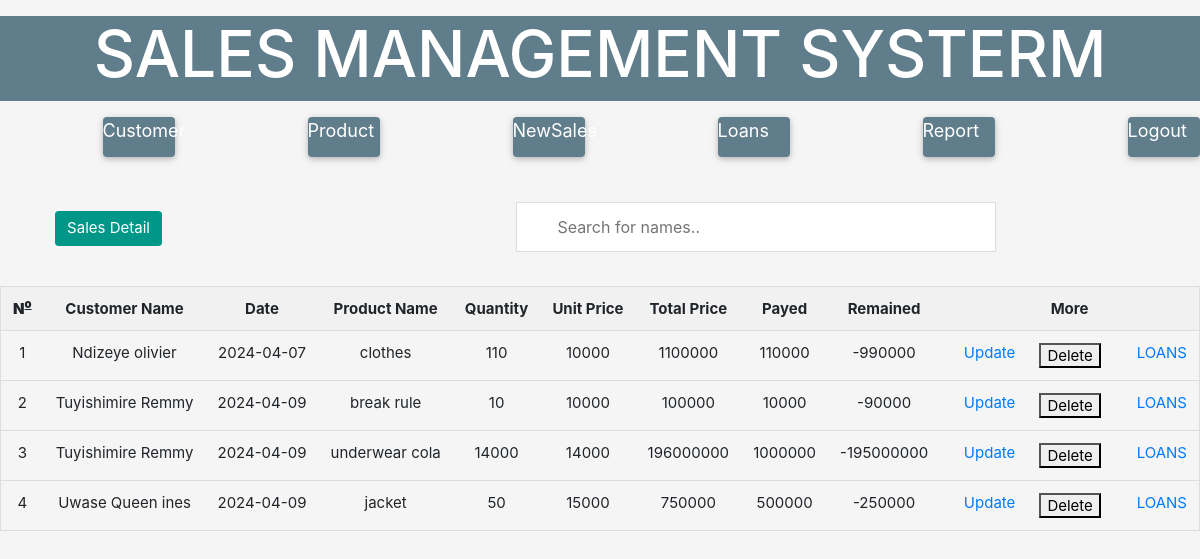
The page /stockin.php (signed in) on the database its author committed.
### tables this page shows
CREATE TABLE `stock_in` (
  `St_id` int(11) NOT NULL,
  `product_id` int(11) NOT NULL,
  `Date` date NOT NULL,
  `customer_name` varchar(255) NOT NULL,
  `Quantity` int(11) NOT NULL,
  `Unit_price` int(11) NOT NULL,
  `Total_price` int(11) NOT NULL,
  `payment` int(11) NOT NULL,
  `remained` int(11) NOT NULL
);

CREATE TABLE `products` (
  `productid` int(11) NOT NULL,
  `Product_name` varchar(255) NOT NULL
);

### stockin.php (the view, shortened to what this page needs)
<?php
    include("conn.php");
?>
<!DOCTYPE html>
<html lang="en">
<head>
    <link rel="stylesheet" href="w3.css">
    <link rel="stylesheet" href="endpro.css">
    <link rel="stylesheet" href="all.css">
    <link rel="stylesheet" href="bootstrap.css">
    <link rel="stylesheet" href="https://cdn.jsdelivr.net/npm/bootstrap@4.0.0/dist/css/bootstrap.min.css"
>
</head>
<body style="background: whitesmoke;">
    <div class="w3-panel w3-blue-grey"><center><h1 class="w3-jumbo w3-text-white">SALES MANAGEMENT SYSTERM</h1></center></div>
    <div class="row" id="nav">
        <div class="col-1"></div>
        <div class="col-1"><div class="w3-card w3-blue-grey w3-round" style="height: 40px;"><a href="product.php" class="w3-text-white w3-large" style="text-decoration: none;">Customer</a></div></div>
        <div class="col-1"></div>
        <div class="col-1"><div class="w3-card w3-blue-grey w3-round" style="height: 40px;"><a href="customer.php" class="w3-text-white w3-large" style="text-decoration: none;">Product</a></div></div>
        <div class="col-1"></div>
        <div class="col-1"><div class="w3-card w3-blue-grey w3-round" style="height: 40px;"><a href="stockin.php" class="w3-text-white w3-large" style="text-decoration: none;">NewSales</a></div></div>
        <div class="col-1"></div>
        <div class="col-1"><div class="w3-card w3-blue-grey w3-round" style="height: 40px;"><a href="stockout.php" class="w3-text-white w3-large" style="text-decoration: none;">Loans</a></div></div>
        <div class="col-1"></div>
        <div class="col-1"><div class="w3-card w3-blue-grey w3-round" style="height: 40px;"><a href="report.php" class="w3-text-white w3-large" style="text-decoration: none;">Report</a></div></div>
        <div class="col-1"></div>
        <div class="col-1"><div class="w3-card w3-blue-grey w3-round" style="height: 40px;"><a href="logout.php" class="w3-text-white w3-large" style="text-decoration: none;">Logout</a></div></div>
    </div>
    <br><br>
      <button class="btn w3-teal" onclick="$('#modal').show()" id="addd">Sales Detail</button>
      <input type="text" id="myInput" onkeyup="myFunction()" class="search" autocomplete="off" placeholder="Search for names.." style="width: 40%;">
    <br><br>
    <table class="w3-table" id="myTable">
        <tr class="header">
            <th><center><b>N<sup><u>o</u></sup></b></center></th>
            <th><center>Customer Name</center></th>
            <th><center>Date</center></th>
            <th><center>Product Name</center></th>
            <th><center>Quantity</center></th>
            <th><center>Unit Price</center></th>
            <th><center>Total Price</center></th>
            <th><center>Payed</center></th>
            <th><center>Remained</center></th>
            <th colspan="3"><center>More</center></th>
        </tr>
        <?php
            $sel=mysqli_query($conn,"SELECT*from products as p inner join stock_in as s on s.product_id=p.productid");
            $x=1;
            while($row=mysqli_fetch_array($sel)){
                $ppid=$row['St_id'];
                ?>
                <tr>
                    <td><center><?=$x?></center></td>
                    <td><center><?=$row['Product_name']?></center></td>
                    <td><center><?=$row['Date']?></center></td>
                    <td><center><?=$row['customer_name']?></center></td>
                    <td><center><?=$row['Quantity']?></center></td>
                    <td><center><?=$row['Unit_price']?></center></td>
                    <td><center><?=$row['Total_price']?></center></td>
                    <td><center><?=$row['payment']?></center></td>
                    <td><center><?=$row['remained']?></center></td>
                    <td><center><a href="stockin.php?pid=<?=$row['St_id']?>"><i class="fas fa-pen w3-text-blue"></i>Update</a></center></td>
                    <td><center><button onclick="del(<?=$ppid?>)">Delete</button></center></td>
                    <td><center><a href="stockin.php?out=<?=$row['St_id']?>"><i class="fas fa-pen w3-text-blue"></i>LOANS</a></center></td>
                </tr>
                <?php
                $x++;
            }
        ?>
    </table>
</body>
</html>

### w3.css (style rules this page uses)
*,*:before,*:after { box-sizing:inherit }
html { -ms-text-size-adjust:100%;-webkit-text-size-adjust:100% }
body { margin:0 }
a { background-color:transparent }
b,strong { font-weight:bolder }
sub,sup { font-size:75%;line-height:0;position:relative;vertical-align:baseline }
sup { top:-0.5em }
button,input,select,textarea,optgroup { font:inherit;margin:0 }
button,input { overflow:visible }
button,select { text-transform:none }
button,[type=button],[type=reset],[type=submit] { -webkit-appearance:button }
html,body { font-family:Verdana,sans-serif;font-size:15px;line-height:1.5 }
html { overflow-x:hidden }
h1 { font-size:36px }
h1,h2,h3,h4,h5,h6 { font-family:"Segoe UI",Arial,sans-serif;font-weight:400;margin:10px 0 }
a { color:inherit }
.w3-table,.w3-table-all { border-collapse:collapse;border-spacing:0;width:100%;display:table }
.w3-table td,.w3-table th,.w3-table-all td,.w3-table-all th { padding:8px 8px;display:table-cell;text-align:left;vertical-align:top }
.w3-table th:first-child,.w3-table td:first-child,.w3-table-all th:first-child,.w3-table-all td:first-child { padding-left:16px }
.w3-container:after,.w3-container:before,.w3-panel:after,.w3-panel:before,.w3-row:after,.w3-row:before,.w3-row-padding:after,.w3-row-padding:before, .w3-cell-row:before,.w3-cell-row:after,.w3-clear:after,.w3-clear:before,.w3-bar:before,.w3-bar:after { content:"";display:table;clear:both }
.w3-round,.w3-round-medium { border-radius:4px }
.w3-container,.w3-panel { padding:0.01em 16px }
.w3-panel { margin-top:16px;margin-bottom:16px }
.w3-card,.w3-card-2 { box-shadow:0 2px 5px 0 rgba(0,0,0,0.16),0 2px 10px 0 rgba(0,0,0,0.12) }
.w3-large { font-size:18px!important }
.w3-jumbo { font-size:64px!important }
.w3-blue-grey,.w3-hover-blue-grey:hover,.w3-blue-gray,.w3-hover-blue-gray:hover { color:#fff!important;background-color:#607d8b!important }
.w3-teal,.w3-hover-teal:hover { color:#fff!important;background-color:#009688!important }
.w3-text-blue,.w3-hover-text-blue:hover { color:#2196F3!important }
.w3-text-white,.w3-hover-text-white:hover { color:#fff!important }

### endpro.css (style rules this page uses)
#myInput { background-image: url('/css/searchicon.png'); background-position: 10px 12px; background-repeat: no-repeat; width: 60%; font-size: 16px; padding: 12px 20px 12px 40px; border: 1px solid #ddd; margin-bottom: 12px; margin-left: 350px; }
#myTable { border-collapse: collapse; width: 100%; border: 1px solid #ddd; font-size: 15px; }
#myTable th, #myTable td { text-align: left; padding: 12px; }
#myTable tr { border-bottom: 1px solid #ddd; }
#myTable tr.header, #myTable tr:hover { background-color: #f1f1f1; }

### stockin.php (style rules this page uses)
#myInput { background-image: url('/css/searchicon.png'); background-position: 10px 12px; background-repeat: no-repeat; width: 60%; font-size: 16px; padding: 12px 20px 12px 40px; border: 1px solid #ddd; margin-bottom: 12px; margin-left: 350px; }

### rows shown on the page
stock_in: product.Product_name "Ndizeye olivier", Date "2024-04-07", customer_name "clothes", Quantity "110", Unit_price "10000", Total_price "1100000", payment "110000", remained "-990000"
stock_in: product.Product_name "Tuyishimire Remmy", Date "2024-04-09", customer_name "break rule", Quantity "10", Unit_price "10000", Total_price "100000", payment "10000", remained "-90000"
stock_in: product.Product_name "Tuyishimire Remmy", Date "2024-04-09", customer_name "underwear cola", Quantity "14000", Unit_price "14000", Total_price "196000000", payment "1000000", remained "-195000000"
stock_in: product.Product_name "Uwase Queen ines", Date "2024-04-09", customer_name "jacket", Quantity "50", Unit_price "15000", Total_price "750000", payment "500000", remained "-250000"
